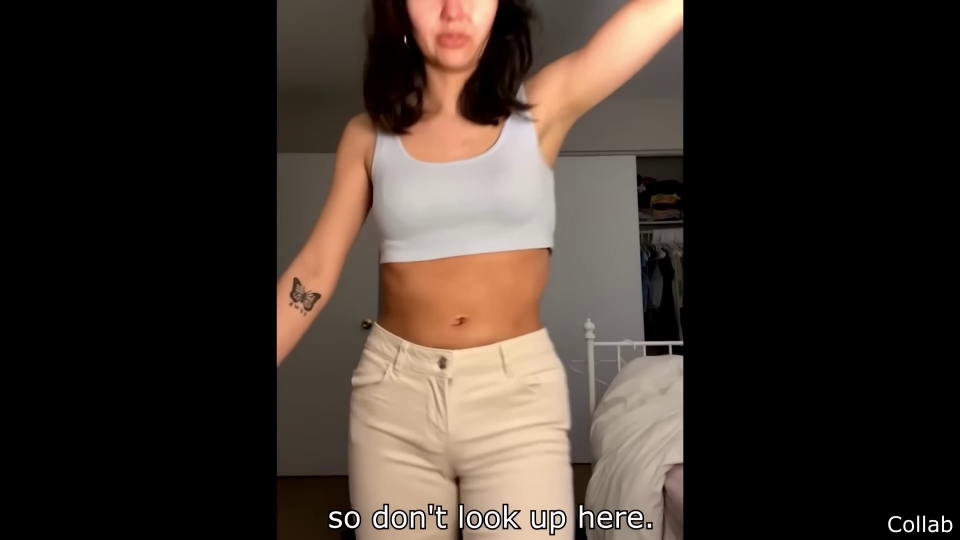
#> input picture test_frame_in.png, 1920 x 1080 px (shown at 1/2 size)
$ python -i canonical_window.py   (imports and definitions only)   (older library calls are emulated)
#> lines starting #> are read from the running program, lines starting #| are printed output that depends on the picture
#> further down, picture is the input picture: shape (1080, 1920, 3); mean B, G, R 42.9, 50, 60.1
"""
LIONREEL STUDIO — CANONICAL WINDOW ENGINE (SHORTAGE FIX 2)
Single source of truth for clip window definition, duration contract, and prediction parity.
Ensures PREDICTED = RENDERED:
Stage A and Stage 6 (render) call the exact same function with the exact same start, duration, and crop.
"""

import os
import json
import time
from typing import Dict, Any, Tuple

CURRENT_GATE_VERSION = "v97_fix2"

# [129 lines left out: functions get_canonical_window, should_remeasure_candidate, check_prediction_variance, log_prediction_error_qa, not called in this run]


def measure_canonical_sharpness(frame) -> float:
    """
    Computes visual sharpness (Laplacian variance) on the canonical standard analysis canvas
    ((180, 320) for portrait, (320, 180) for landscape, (240, 240) for square).
    Used identically by Stage A (prediction), Stage 6 (post-crop render gate),
    Stage 9 (master QA Gate 9), and harvest_worker so Predicted = Rendered.
    """
    import cv2
    if frame is None or frame.size == 0:
        return 0.0
    h, w = frame.shape[:2]
#> h = 1080; w = 1920
    if h <= 0 or w <= 0:
        return 0.0
    if h > int(w * 1.15):
        target_size = (180, 320)
    elif w > int(h * 1.15):
        target_size = (320, 180)
    else:
        target_size = (240, 240)
    interp = cv2.INTER_AREA if (w > target_size[0] and h > target_size[1]) else cv2.INTER_LINEAR
#> interp = 3
    resized = cv2.resize(frame, target_size, interpolation=interp)
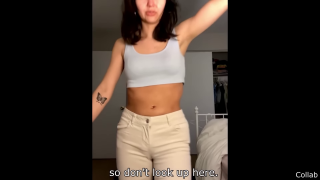
#> resized: shape (180, 320, 3); mean B, G, R 42.9, 50, 60.1
    gray = cv2.cvtColor(resized, cv2.COLOR_BGR2GRAY) if len(resized.shape) == 3 else resized
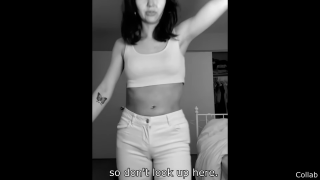
#> gray: shape (180, 320); min 0, max 244, mean 52.2
    hg, wg = gray.shape[:2]
#> hg = 180; wg = 320
    w_sub = int(wg * 0.70)
#> w_sub = 224
    x_sub = int((wg - w_sub) / 2)
#> x_sub = 48
    s_full = float(cv2.Laplacian(gray, cv2.CV_64F).var())
#> s_full = 891.4
    s_fg = float(cv2.Laplacian(gray[:, x_sub:x_sub + w_sub], cv2.CV_64F).var())
#> s_fg = 1099.3
    s_cnt = float(cv2.Laplacian(gray[int(hg * 0.25):int(hg * 0.75), int(wg * 0.15):int(wg * 0.85)], cv2.CV_64F).var())
#> s_cnt = 421.8
    return max(s_full, s_fg, s_cnt)


# [69 lines left out: functions detect_active_content_box, measure_window_sharpness, not called in this run]

>>> import cv2
>>> picture = cv2.imread('test_frame_in.png')
>>> result = measure_canonical_sharpness(picture)
#> result = 1099.3
